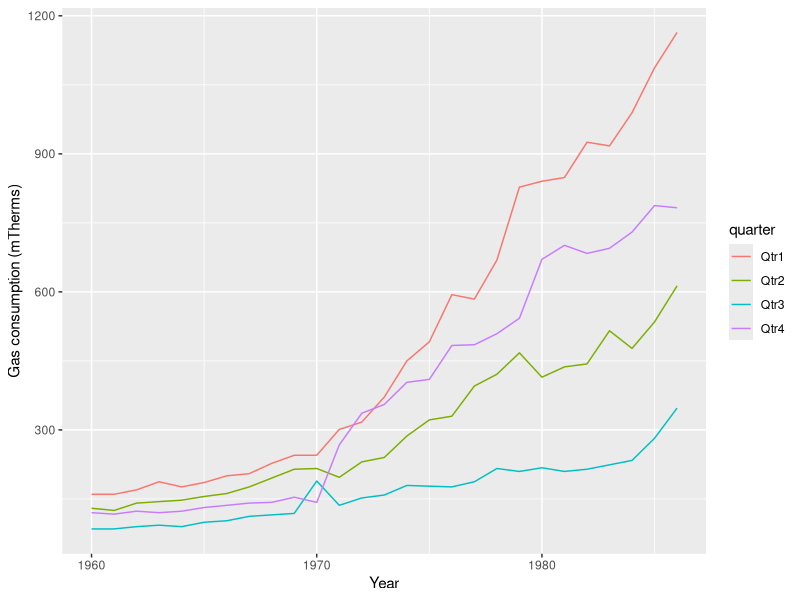
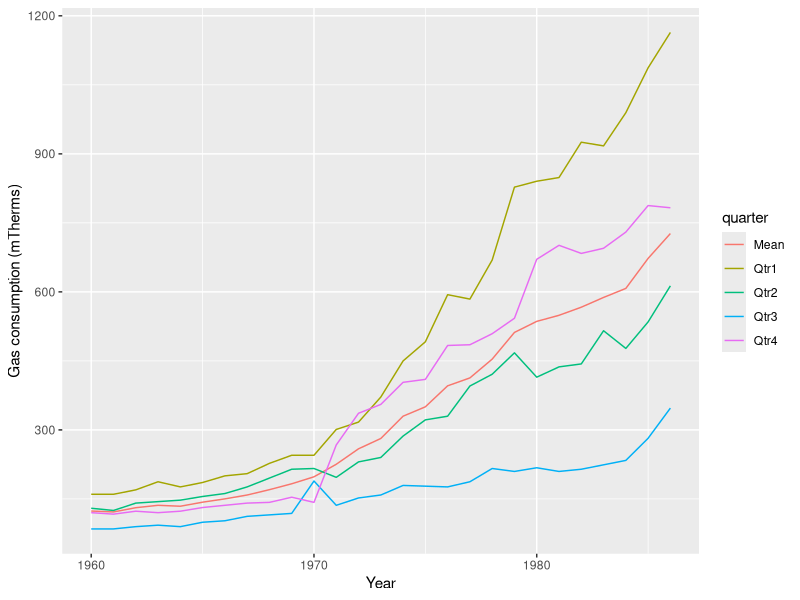
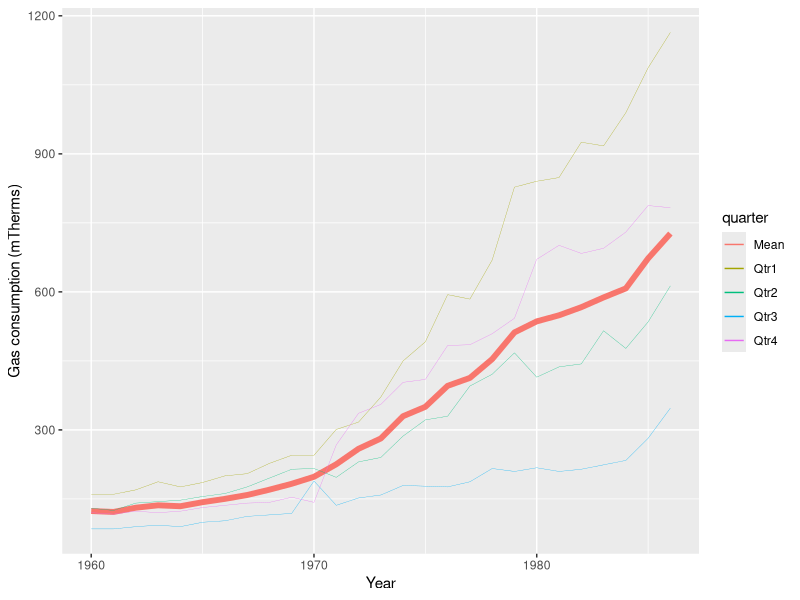

Write the R code that produced these figures, in order.
## ---- chunk 1
knitr::opts_chunk$set(echo = TRUE, eval = TRUE, warning = FALSE, message = FALSE)
## ---- chunk 2
library(tidyverse)

## ---- chunk 3
UKgas <- read_csv("./data/UKgas.csv")
head(UKgas)

## ---- chunk 4
UKgas_l <- UKgas %>% 
  pivot_longer(cols = -year, 
               names_to = "quarter", 
               values_to = "gas_consumption")


## ---- chunk 5
UKgas_by_quarter <- UKgas_l %>% 
  group_by(quarter) %>% 
  summarise(mean_quarterly_gas = mean(gas_consumption, 
                                      na.rm = TRUE))


## ---- chunk 6
UKgas_by_year <- UKgas_l %>% 
  group_by(year) %>% 
  summarise(mean_annual_gas = mean(gas_consumption, 
                                      na.rm = TRUE))


## ---- chunk 7
UKgas <- UKgas %>% 
  mutate(mean_annual_gas =rowMeans(select(., Qtr1,
                                  Qtr2,
                                  Qtr3, 
                                  Qtr4)))


## ---- chunk 8
g <- ggplot(UKgas_l, aes(x = year, 
                         y = gas_consumption, 
                         group = quarter,
                         colour = quarter)) + 
  geom_line() +
  xlab("Year") +                           ## Consider doing this via labels(title = "", x="", y="") to reduce number of calls
  ylab("Gas consumption (mTherms)")

g
## ---- chunk 9
UKgas_l_with_mean <- UKgas_l %>% 
  bind_rows(UKgas_by_year %>% 
              # Specify the value that should appear in the "quarter" column
              mutate(quarter = "Mean") %>%
              # ensure that column names match
              rename(gas_consumption = mean_annual_gas))

g2 <- ggplot(UKgas_l_with_mean, aes(x = year, 
                         y = gas_consumption, 
                         group = quarter, 
                         colour = quarter)) + 
  geom_line() +
  xlab("Year") + 
  ylab("Gas consumption (mTherms)")

g2
## ---- chunk 10
UKgas_l_with_mean <- UKgas_l_with_mean %>% 
  # Add a linewidth value. The numbers are not crucial as these will be rescaled in the plot
  mutate(linewidth = if_else(quarter == "Mean", 2, 1))

g3 <- ggplot(UKgas_l_with_mean, aes(x = year, 
                         y = gas_consumption, 
                         group = quarter, 
                         colour = quarter)) + 
  geom_line(aes(linewidth = linewidth)) +
  #specify the range that the linewidths should span, and disable the linewidth legend
  scale_linewidth(range=c(0.1, 2), guide=FALSE) +
  xlab("Year") + 
  ylab("Gas consumption (mTherms)")

g3

